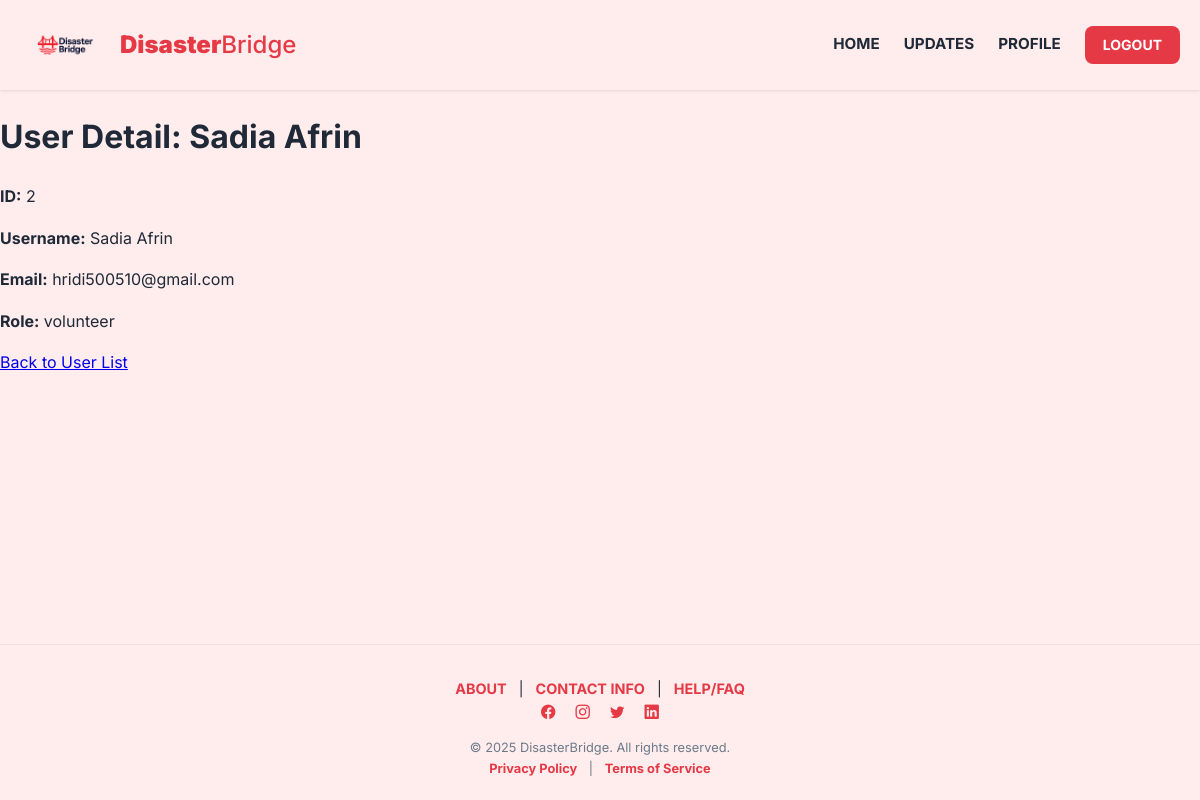
Screenshot of /users/2/ with the database file from the repository.
### core/models.py (models this page shows, shortened)
class User(AbstractBaseUser, PermissionsMixin):
    user_id = models.AutoField(primary_key=True)
    ROLE_CHOICES = [
        ("victim", "Victim"),
        ("volunteer", "Volunteer"),
        ("donor", "Donor"),
        ("admin", "Admin"),
    ]
    LANGUAGE_CHOICES = [
        ('en', 'English'),
        ('bn', 'Bangla'),
    ]
    email = models.EmailField(unique=True)
    phone_number = models.CharField(max_length=15, unique=True)
    name = models.CharField(max_length=100)
    role = models.CharField(max_length=20, choices=ROLE_CHOICES)
    language_preference = models.CharField(
        max_length=10,
        choices=LANGUAGE_CHOICES,
        default='en')
    verification_status = models.BooleanField(default=False)
    date_registered = models.DateTimeField(auto_now_add=True)
    is_active = models.BooleanField(default=True)
    is_staff = models.BooleanField(default=False)
    objects = UserManager()
    USERNAME_FIELD = "email"
    REQUIRED_FIELDS = ["phone_number", "name", "role"]

### core/views.py (the view)
# urls.py: path("users/<int:user_id>/", views.user_detail, name="user_detail"),
def user_detail(request, user_id):
    user = get_object_or_404(User, user_id=user_id)
    return render(request, "core/user_detail.html", {"user": user})

### core/templates/core/user_detail.html (shortened to what this page needs)
{% extends 'core/base.html' %}
{% load static %}
{% block content %}
<!DOCTYPE html>
<html lang="en">
<head>
</head>
<body>
    <h1>User Detail: {{ user.name }}</h1>
    <p><strong>ID:</strong> {{ user.user_id }}</p>
    <p><strong>Username:</strong> {{ user.name }}</p>
    <p><strong>Email:</strong> {{ user.email }}</p>
     <p><strong>Role:</strong> {{ user.role }}</p>
    <p><a href="{% url 'user_list' %}">Back to User List</a></p>
</body>
</html>
{% endblock %}

### core/templates/core/base.html (style rules this page uses)
:root { --db-accent-red: #e63946; --db-darker-red: #c0313d; --db-brighter-red-hover: #ff4d4d; --db-page-bg: #ffecec; --db-card-bg: white; --db-text-dark: #1f2937; --db-text-medium: #6c7a89; --db-box-shadow: 0 4px 10px rgba(0, 0, 0, 0.05); --db-border-radius: 8px; }
body { margin: 0; font-family: 'Inter', Arial, sans-serif; background: var(--db-page-bg); color: var(--db-text-dark); line-height: 1.6; min-height: 100vh; display: flex; flex-direction: column; }
h1, h2, h3, h4 { color: var(--db-text-dark); }

### rows the page displays
User: name "Sadia Afrin", user_id "2", email "hridi500510@gmail.com", role "volunteer"
